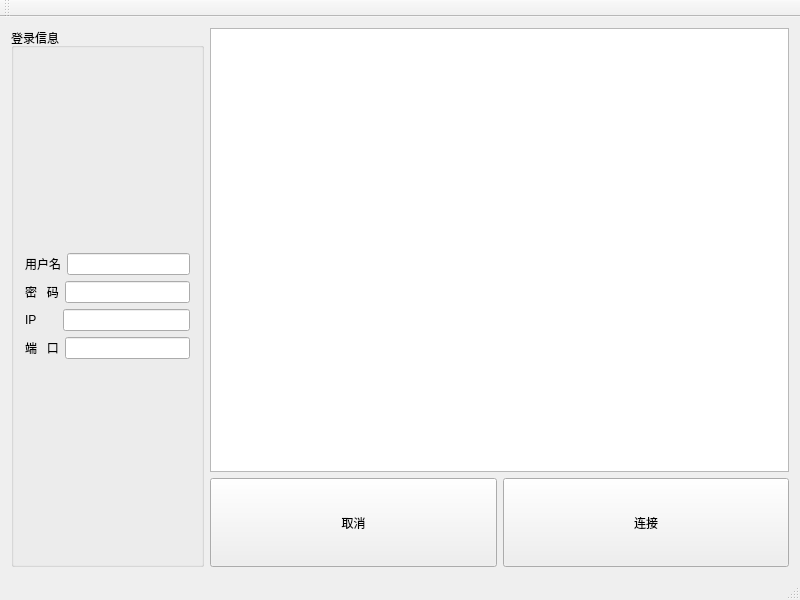
<?xml version="1.0" encoding="UTF-8"?>
<ui version="4.0">
 <class>MainWindow</class>
 <widget class="QMainWindow" name="MainWindow">
  <property name="geometry">
   <rect>
    <x>0</x>
    <y>0</y>
    <width>800</width>
    <height>600</height>
   </rect>
  </property>
  <property name="minimumSize">
   <size>
    <width>800</width>
    <height>600</height>
   </size>
  </property>
  <property name="windowTitle">
   <string>RTSPtestor</string>
  </property>
  <widget class="QWidget" name="centralWidget">
   <layout class="QGridLayout" name="gridLayout_2">
    <item row="0" column="0">
     <layout class="QHBoxLayout" name="horizontalLayout_6" stretch="2,6">
      <item>
       <widget class="QGroupBox" name="groupBox">
        <property name="title">
         <string>登录信息</string>
        </property>
        <layout class="QGridLayout" name="gridLayout">
         <item row="0" column="0">
          <layout class="QVBoxLayout" name="verticalLayout">
           <item>
            <layout class="QHBoxLayout" name="horizontalLayout_2">
             <item>
              <widget class="QLabel" name="label">
               <property name="text">
                <string>用户名</string>
               </property>
              </widget>
             </item>
             <item>
              <widget class="QLineEdit" name="userEdit"/>
             </item>
            </layout>
           </item>
           <item>
            <layout class="QHBoxLayout" name="horizontalLayout_3">
             <item>
              <widget class="QLabel" name="label_2">
               <property name="text">
                <string>密   码</string>
               </property>
              </widget>
             </item>
             <item>
              <widget class="QLineEdit" name="passwdEdit"/>
             </item>
            </layout>
           </item>
           <item>
            <layout class="QHBoxLayout" name="horizontalLayout_4">
             <item>
              <widget class="QLabel" name="label_3">
               <property name="text">
                <string>IP      </string>
               </property>
              </widget>
             </item>
             <item>
              <widget class="QLineEdit" name="ipEdit"/>
             </item>
            </layout>
           </item>
           <item>
            <layout class="QHBoxLayout" name="horizontalLayout_5">
             <item>
              <widget class="QLabel" name="label_4">
               <property name="text">
                <string>端   口</string>
               </property>
              </widget>
             </item>
             <item>
              <widget class="QLineEdit" name="portEdit"/>
             </item>
            </layout>
           </item>
          </layout>
         </item>
        </layout>
       </widget>
      </item>
      <item>
       <layout class="QVBoxLayout" name="verticalLayout_2" stretch="5,1">
        <item>
         <widget class="QTextBrowser" name="textBrowser"/>
        </item>
        <item>
         <layout class="QHBoxLayout" name="horizontalLayout">
          <item>
           <widget class="QToolButton" name="cancelButton">
            <property name="sizePolicy">
             <sizepolicy hsizetype="Preferred" vsizetype="Preferred">
              <horstretch>0</horstretch>
              <verstretch>0</verstretch>
             </sizepolicy>
            </property>
            <property name="text">
             <string>取消</string>
            </property>
           </widget>
          </item>
          <item>
           <widget class="QToolButton" name="connectButton">
            <property name="sizePolicy">
             <sizepolicy hsizetype="Preferred" vsizetype="Preferred">
              <horstretch>0</horstretch>
              <verstretch>0</verstretch>
             </sizepolicy>
            </property>
            <property name="text">
             <string>连接</string>
            </property>
           </widget>
          </item>
         </layout>
        </item>
       </layout>
      </item>
     </layout>
    </item>
   </layout>
  </widget>
  <widget class="QMenuBar" name="menuBar">
   <property name="geometry">
    <rect>
     <x>0</x>
     <y>0</y>
     <width>800</width>
     <height>22</height>
    </rect>
   </property>
  </widget>
  <widget class="QToolBar" name="mainToolBar">
   <attribute name="toolBarArea">
    <enum>TopToolBarArea</enum>
   </attribute>
   <attribute name="toolBarBreak">
    <bool>false</bool>
   </attribute>
  </widget>
  <widget class="QStatusBar" name="statusBar"/>
 </widget>
 <layoutdefault spacing="6" margin="11"/>
 <resources/>
 <connections/>
</ui>
